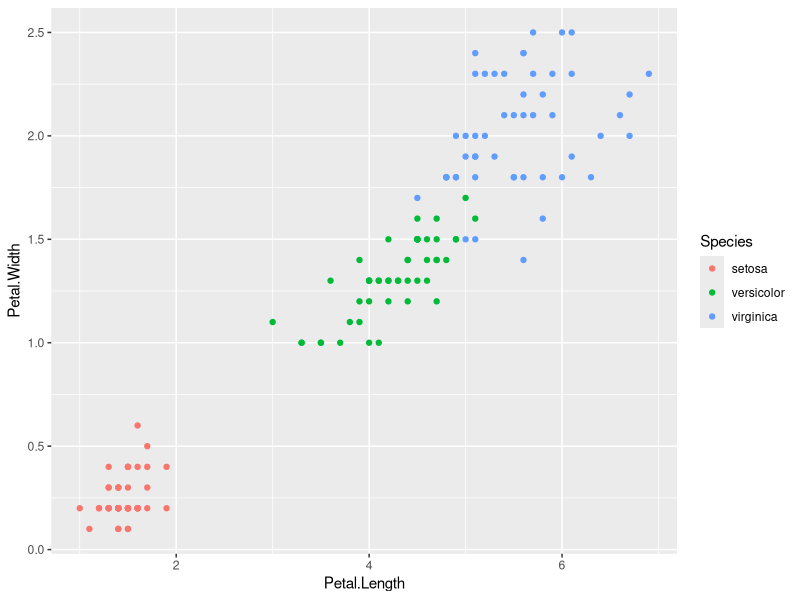
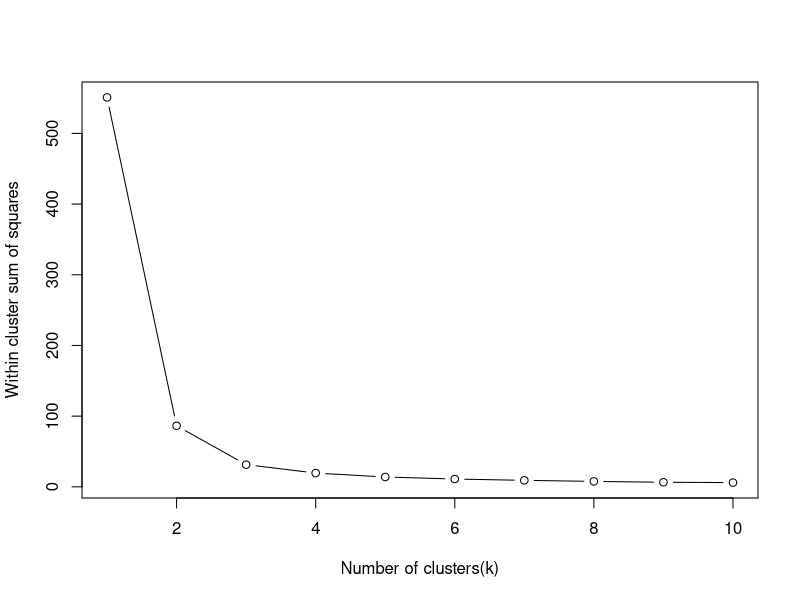

The R source for these figures, in order:
#initialize environment
library(datasets)
library(ggplot2)

cat("\014")
rm(list=ls())

#explore clustering using the built in dataset iris
data<-iris
head(iris)

#how many plants are in each species or iris
table(iris[,5], iris$Species)

#plot data for overview of dataset
ggplot(data, aes(Petal.Length, Petal.Width, color = Species)) + geom_point()

#set seed to remove randomness 
set.seed(888)

#explore the optimal number of clusters (k) by using within cluster sum of squares
k.max<-10
wss<-sapply(1:k.max,function(k){kmeans(iris[,3:4],k,nstart=20)$tot.withinss})
plot(1:k.max,wss, type= "b", xlab = "Number of clusters(k)", ylab = "Within cluster sum of squares")

#perform kmeans using the optimal number of clusters found above (3)
irisCluster <- kmeans(iris[,4],3,nstart=20)

#print a table to represent accuracy
print(table(irisCluster$cluster, iris$Species))
